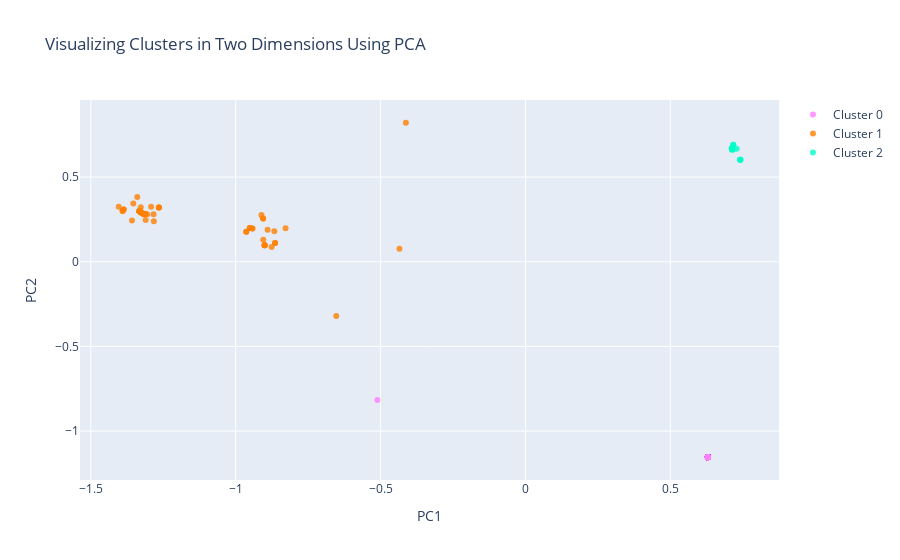

The notebook cell saved with this chart:
### Code cell
#trace1 is for 'Cluster 0'
trace1 = go.Scatter(
                    x = cluster0["PC1_2d"],
                    y = cluster0["PC2_2d"],
                    mode = "markers",
                    name = "Cluster 0",
                    marker = dict(color = 'rgba(255, 128, 255, 0.8)'),
                    text = None)

#trace2 is for 'Cluster 1'
trace2 = go.Scatter(
                    x = cluster1["PC1_2d"],
                    y = cluster1["PC2_2d"],
                    mode = "markers",
                    name = "Cluster 1",
                    marker = dict(color = 'rgba(255, 128, 2, 0.8)'),
                    text = None)

#trace3 is for 'Cluster 2'
trace3 = go.Scatter(
                    x = cluster2["PC1_2d"],
                    y = cluster2["PC2_2d"],
                    mode = "markers",
                    name = "Cluster 2",
                    marker = dict(color = 'rgba(0, 255, 200, 0.8)'),
                    text = None)

data = [trace1, trace2, trace3]

title = "Visualizing Clusters in Two Dimensions Using PCA"

layout = dict(title = title,
              xaxis= dict(title= 'PC1',ticklen= 5,zeroline= False),
              yaxis= dict(title= 'PC2',ticklen= 5,zeroline= False)
             )

fig = dict(data = data, layout = layout)

iplot(fig)

### Figure 1 — Plotly figure (JSON) as saved in the notebook; plotly's stock layout.template omitted (floating-point values rounded to 4 significant figures; data arrays with more than 128 entries replaced by an {"elided": "..."} marker saying what was removed)
{"data": [{"marker": {"color": "rgba(255, 128, 255, 0.8)"}, "mode": "markers", "name": "Cluster 0", "type": "scatter", "x": {"elided": "584 float values"}, "y": {"elided": "584 float values"}}, {"marker": {"color": "rgba(255, 128, 2, 0.8)"}, "mode": "markers", "name": "Cluster 1", "type": "scatter", "x": [-1.305, -1.353, -0.9513, -0.9513, -0.4349, -0.9424, -0.9424, -1.315, -1.315, -0.9111, -0.8899, -1.327, -1.34, -1.315, -1.315, -1.315, -1.315, -1.315, -1.283, -1.39, -1.315, -1.319, -1.319, -0.9635, -1.387, -1.387, -1.315, -0.9635, -0.864, -0.4126, -1.315, -1.315, -1.39, -0.864, -1.318, -0.9001, -0.9001, -0.9001, -0.9001, -1.332, -1.292, -0.8279, -0.8758, -1.327, -1.327, -1.315, -1.315, -1.332, -1.332, -1.315, -1.332, -0.8666, -0.9048, -0.9054, -0.9054, -1.332, -1.265, -1.265, -1.265, -1.328, -1.282, -0.6531, -1.311, -1.332, -1.332, -1.332, -1.358, -1.315, -1.404], "y": [0.2798, 0.3436, 0.1989, 0.1989, 0.07646, 0.197, 0.197, 0.281, 0.2825, 0.2758, 0.1889, 0.2914, 0.3827, 0.2825, 0.2825, 0.2825, 0.2825, 0.2825, 0.2808, 0.3001, 0.2825, 0.2828, 0.2828, 0.1774, 0.3091, 0.3091, 0.2825, 0.1774, 0.111, 0.8208, 0.281, 0.2825, 0.3001, 0.111, 0.285, 0.09773, 0.09773, 0.09773, 0.09773, 0.2975, 0.3252, 0.1972, 0.08761, 0.2914, 0.2914, 0.2825, 0.2825, 0.2975, 0.2975, 0.2825, 0.2975, 0.1794, 0.13, 0.2556, 0.2556, 0.2975, 0.3205, 0.3205, 0.3205, 0.3211, 0.2386, -0.3203, 0.2466, 0.2975, 0.2975, 0.2975, 0.2431, 0.2825, 0.3241]}, {"marker": {"color": "rgba(0, 255, 200, 0.8)"}, "mode": "markers", "name": "Cluster 2", "type": "scatter", "x": [0.7125, 0.7125, 0.7125, 0.7125, 0.7125, 0.7125, 0.7125, 0.7125, 0.7125, 0.7125, 0.7125, 0.7125, 0.7125, 0.7125, 0.7412, 0.7125, 0.7125, 0.7412, 0.7125, 0.7125, 0.7125, 0.7412, 0.7125, 0.7125, 0.7125, 0.7125, 0.7125, 0.7125, 0.7125, 0.7125, 0.7142, 0.7125, 0.7125, 0.7125, 0.7125, 0.7125, 0.7125, 0.729, 0.7125, 0.7125, 0.7125, 0.7125, 0.7125, 0.717, 0.717, 0.7125, 0.7125, 0.7125, 0.7125, 0.7412, 0.7125, 0.7125, 0.7125, 0.7125, 0.7125, 0.7125], "y": [0.6678, 0.6678, 0.6678, 0.6678, 0.6678, 0.6678, 0.6678, 0.6678, 0.6678, 0.6678, 0.6678, 0.6678, 0.6678, 0.6678, 0.6018, 0.6678, 0.6678, 0.6018, 0.6678, 0.6678, 0.6678, 0.6018, 0.6678, 0.6678, 0.6678, 0.6678, 0.6678, 0.6678, 0.6678, 0.6678, 0.6593, 0.6678, 0.6678, 0.6678, 0.6678, 0.6678, 0.6678, 0.668, 0.6678, 0.6678, 0.6678, 0.6678, 0.6678, 0.6914, 0.6914, 0.6678, 0.6678, 0.6678, 0.6678, 0.6018, 0.6678, 0.6678, 0.6678, 0.6678, 0.6678, 0.6678]}], "layout": {"title": {"text": "Visualizing Clusters in Two Dimensions Using PCA"}, "xaxis": {"ticklen": 5, "title": {"text": "PC1"}, "zeroline": false}, "yaxis": {"ticklen": 5, "title": {"text": "PC2"}, "zeroline": false}}}
